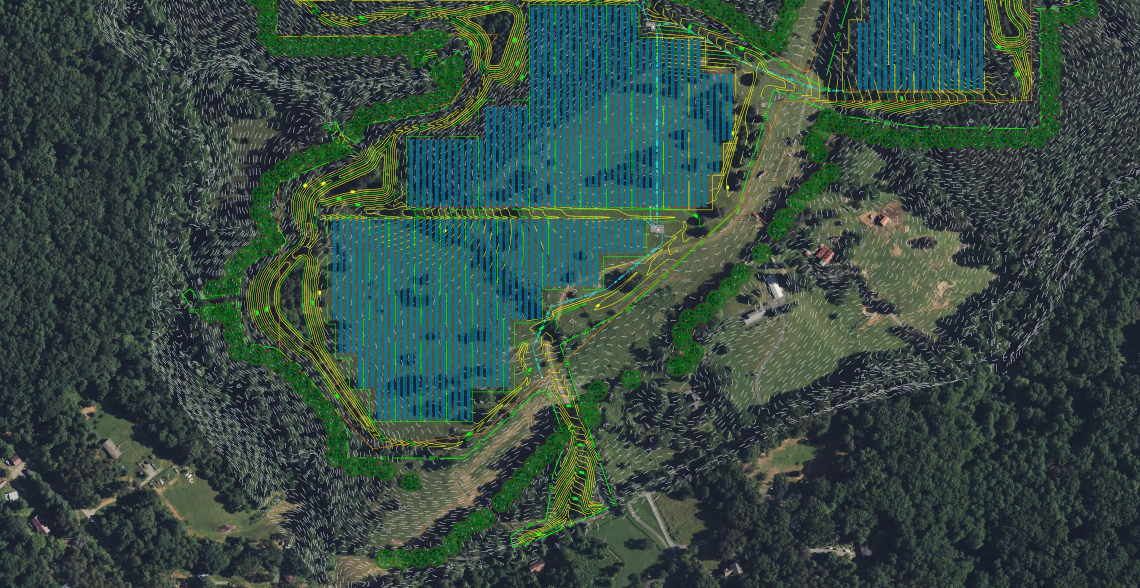
#> input picture data/kmz/files/Midway Array Overlay 1.JPG, 2280 x 1176 px (shown at 1/2 size)
$ python -i trace_cad_cells.py   (imports and definitions only)
#> lines starting #> are read from the running program, lines starting #| are printed output that depends on the picture; after the words box and inside, x2 and y2 are one past the last pixel; in counts of white or black regions, pixels touching at a corner belong together
#> further down, picture is the input picture: PIL image 2280x1176 RGB; mean R, G, B 54.8, 74.5, 66.7
#!/usr/bin/env python3
"""Auto-trace PV cells from the georeferenced CAD overlay JPEGs.

Detects the blue array regions, cleans noise (morphological opening + drop
small components so stray tree/edge pixels don't become cells), then lays a
uniform grid whose pitch is auto-calibrated so the TOTAL cell count matches
the drawing module quantity. Cells are emitted as normalized (u,v) image
coordinates; the viewer parents them to the CAD overlay so they track the fit.

Output: data/cad_cells.json
"""
import json, os, sys
from PIL import Image
import numpy as np
from scipy import ndimage

KMZ_JSON = os.path.join(os.path.dirname(__file__), "..", "data", "kmz_reference.json")
MODULES_JSON = os.path.join(os.path.dirname(__file__), "..", "data", "modules.json")
OUT = os.path.join(os.path.dirname(__file__), "..", "data", "cad_cells.json")

MIN_COVER = 0.5
MIN_COMPONENT_PX = 800       # drop array blobs smaller than this (noise)
# Per the stringing-plan System Summary: 708 strings x 25 modules = 17,700.
DEFAULT_TARGET = 17700


def array_mask(im):
    a = np.asarray(im.convert("RGB")).astype(np.int16)
    r, g, b = a[..., 0], a[..., 1], a[..., 2]
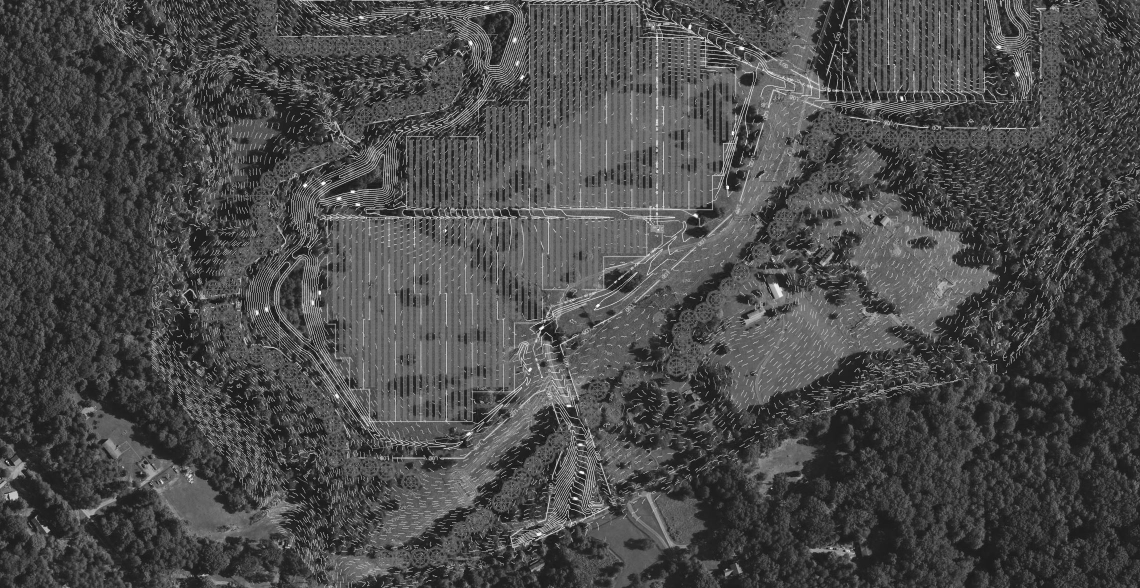
#> g: shape (1176, 2280) int16 (shown at 1/2 size); min 0, max 255, mean 74.5
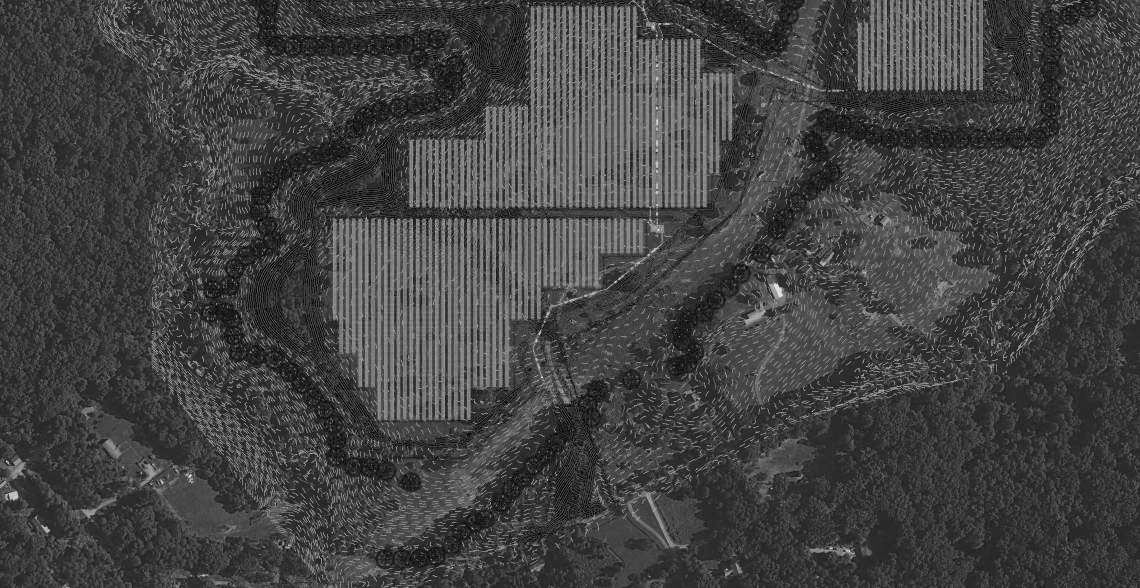
#> b: shape (1176, 2280) int16 (shown at 1/2 size); min 0, max 255, mean 66.7
    m = (b > r + 18) & (b > 60) & (g > r - 10)
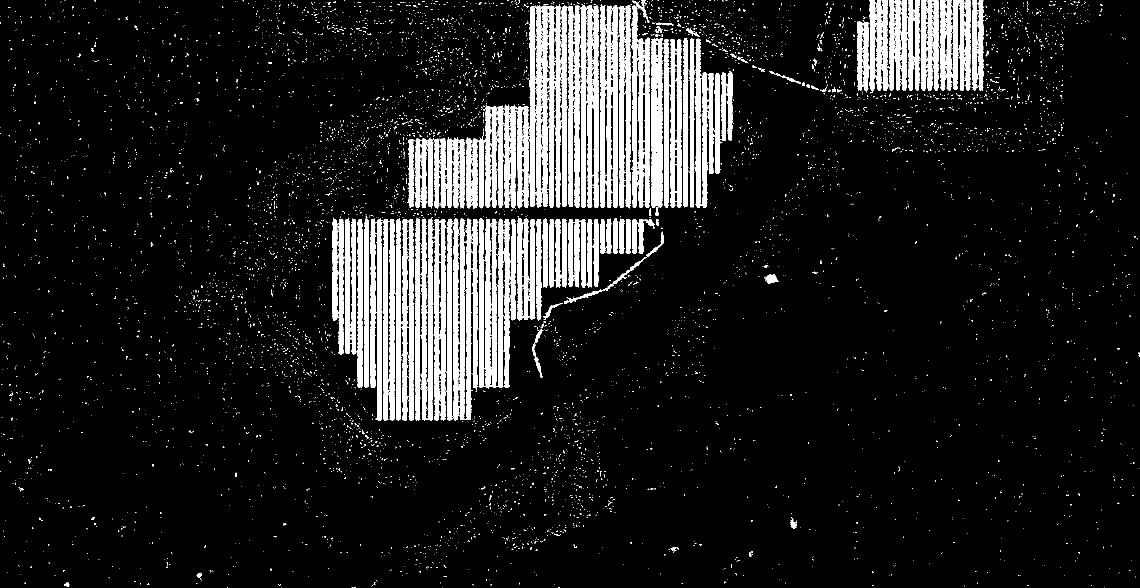
#> m: shape (1176, 2280) bool (shown at 1/2 size); 11.1% white; 6672 white regions (6535 under 20 px), largest, box (x1, y1, x2, y2) and area: (1058, 9, 1121, 415) 18280, (1199, 9, 1250, 416) 14350, (957, 436, 993, 778) 9067
    m &= ~((g > b + 25) & (g > r + 25))
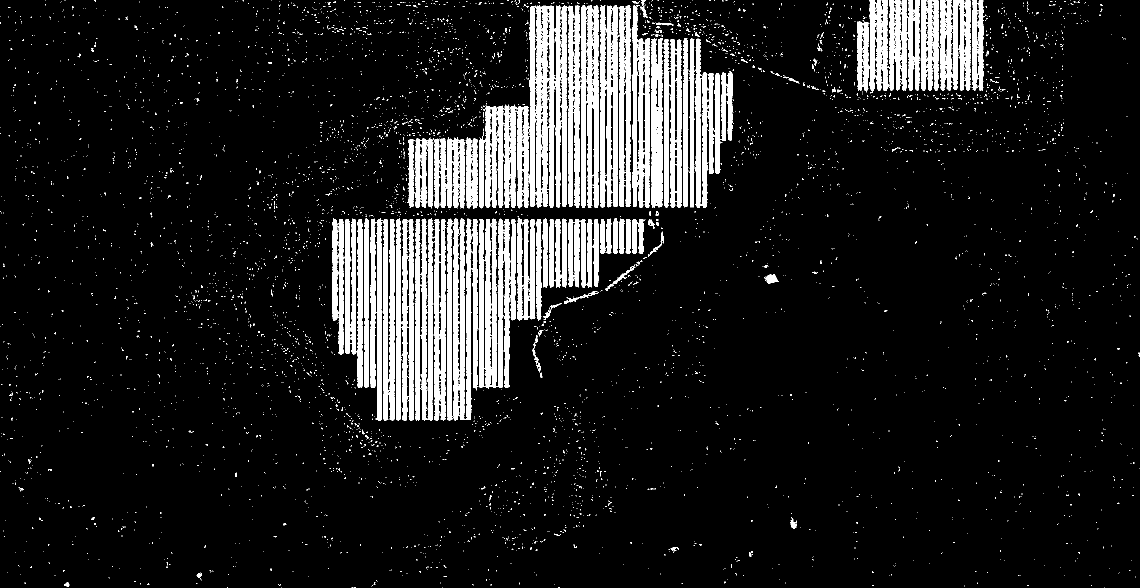
#> m: shape (1176, 2280) bool (shown at 1/2 size); 10.9% white; 5521 white regions (5382 under 20 px), largest, box (x1, y1, x2, y2) and area: (1058, 10, 1121, 415) 18151, (1199, 10, 1250, 415) 14187, (957, 437, 993, 778) 9039
    m = ndimage.binary_opening(m, structure=np.ones((3, 3)), iterations=1)
#> m: shape (1176, 2280) bool; 10.1% white; 226 white regions (81 under 20 px), largest, box (x1, y1, x2, y2) and area: (1084, 12, 1121, 415) 10509, (1302, 77, 1326, 415) 6695, (779, 438, 789, 841) 3693
    lab, nl = ndimage.label(m)
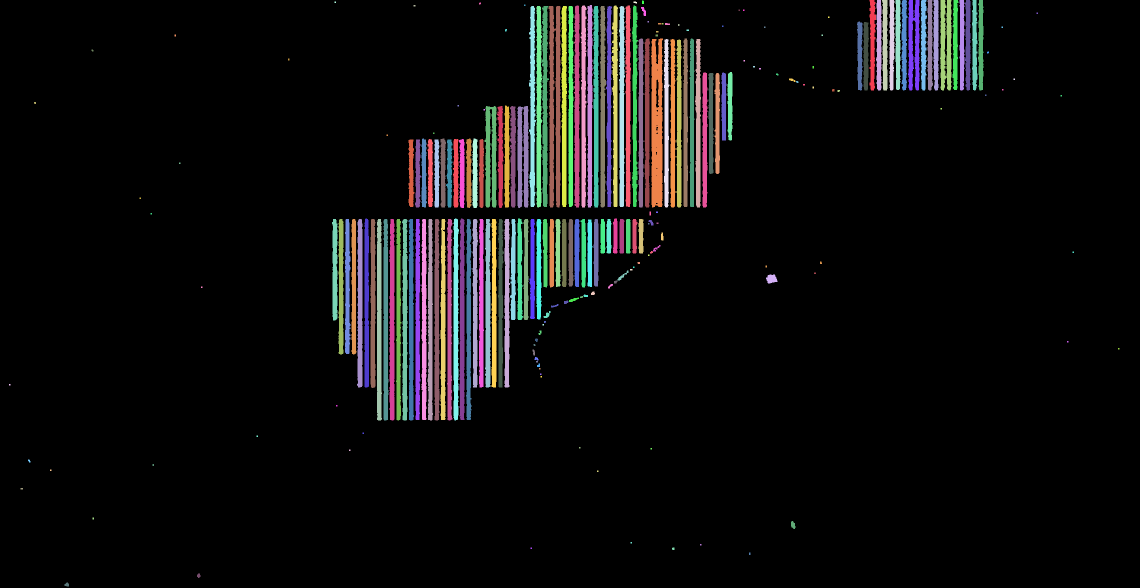
#> lab: shape (1176, 2280) int32 (shown at 1/2 size); 230 distinct labels, from 0 to 229; one colour per label, 0 black
#> nl = 229
    if nl:
        sizes = ndimage.sum(np.ones_like(lab), lab, range(1, nl + 1))
#> sizes = 229 values, max 6839 at index 31, min 9 at index 17, mean 1178.6
        keep = np.zeros_like(m)
        for i, s in enumerate(sizes, 1):
            if s >= MIN_COMPONENT_PX:
                keep |= (lab == i)
#> this loop made 229 passes
#> s on passes 1 to 3: 1637, 1648, 1659
#> pass 3, in array_mask, `keep |= (lab == i)`:
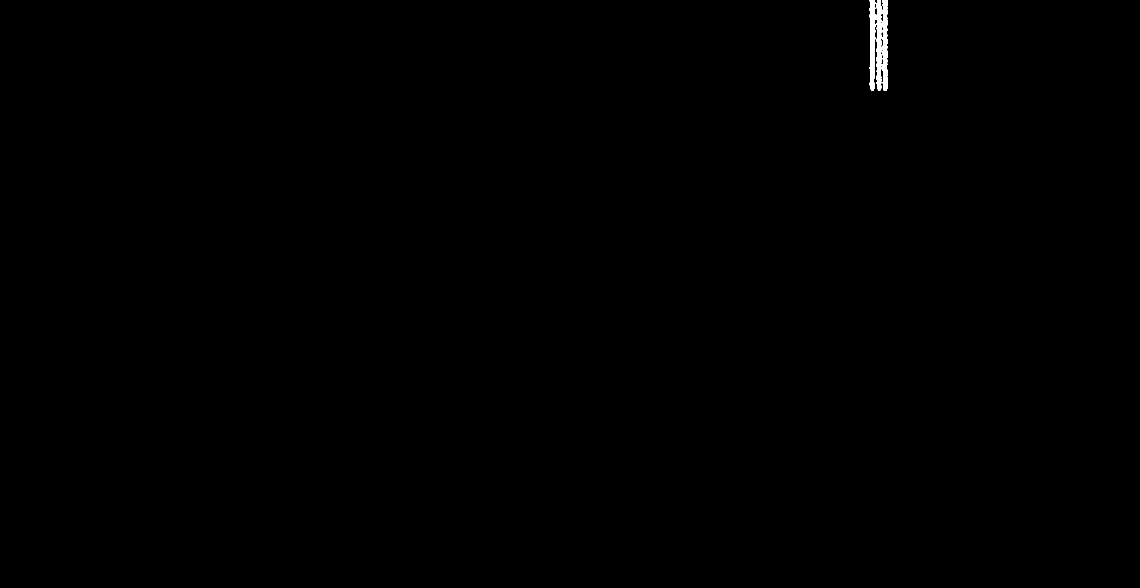
#> keep: shape (1176, 2280) bool (shown at 1/2 size); 0.18% white; 3 white regions, box (x1, y1, x2, y2) and area: (1764, 0, 1775, 181) 1659, (1752, 0, 1763, 181) 1648, (1739, 0, 1752, 181) 1637
#> after the loop:
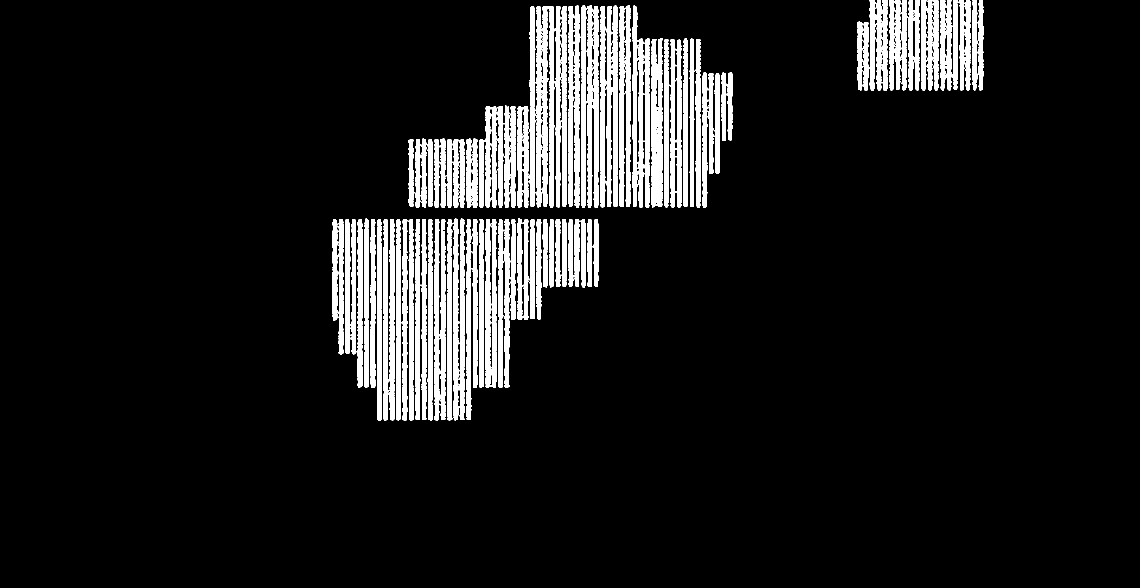
#> keep: shape (1176, 2280) bool (shown at 1/2 size); 9.8% white; 106 white regions, largest, box (x1, y1, x2, y2) and area: (1084, 12, 1121, 415) 10509, (1302, 77, 1326, 415) 6695, (779, 438, 789, 841) 3693
        m = keep
    return m


# [113 lines left out: functions detect_row_pitch, detect_phase, gen_cells, main, not called in this run]


# [2 lines not run here, left out]

>>> from PIL import Image
>>> picture = Image.open('../data/kmz/files/Midway Array Overlay 1.JPG')
>>> result = array_mask(picture)
